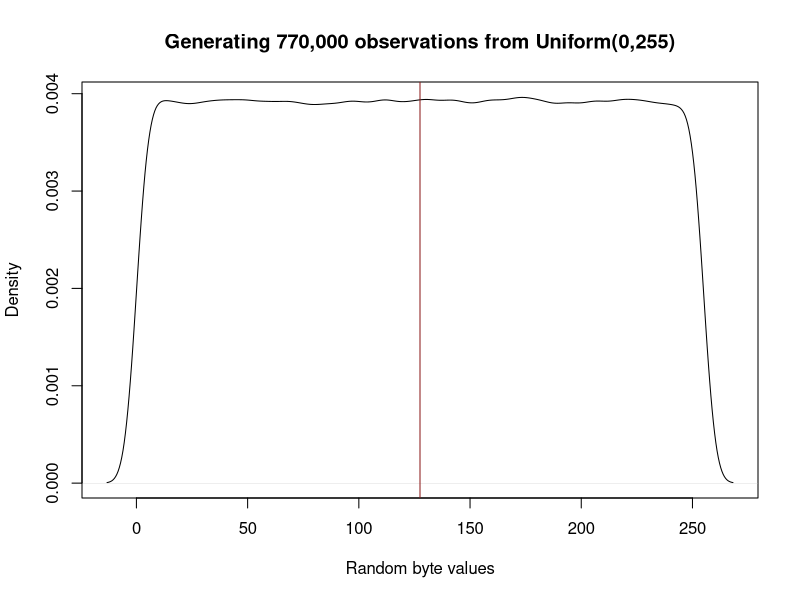
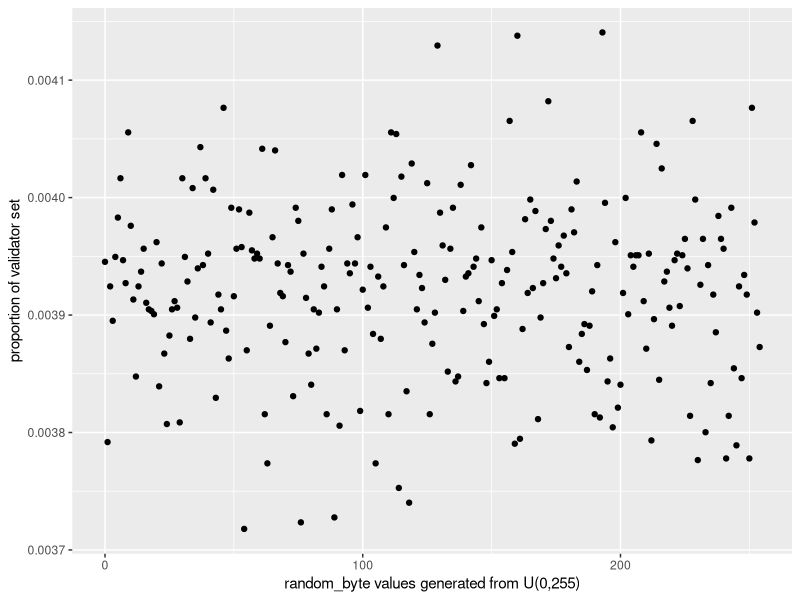
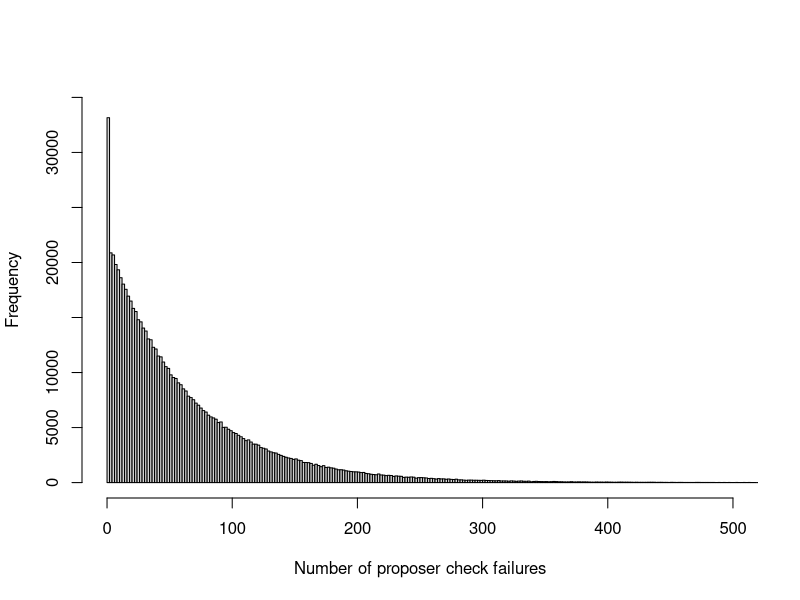
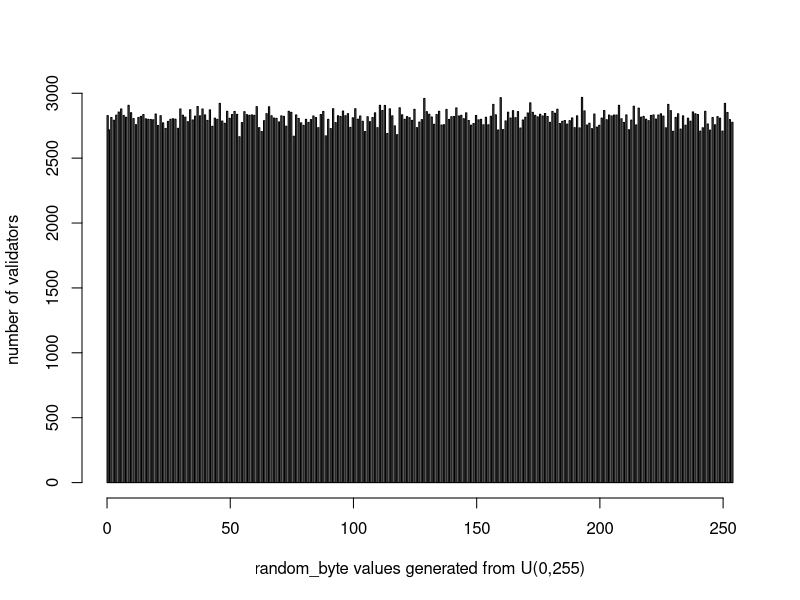
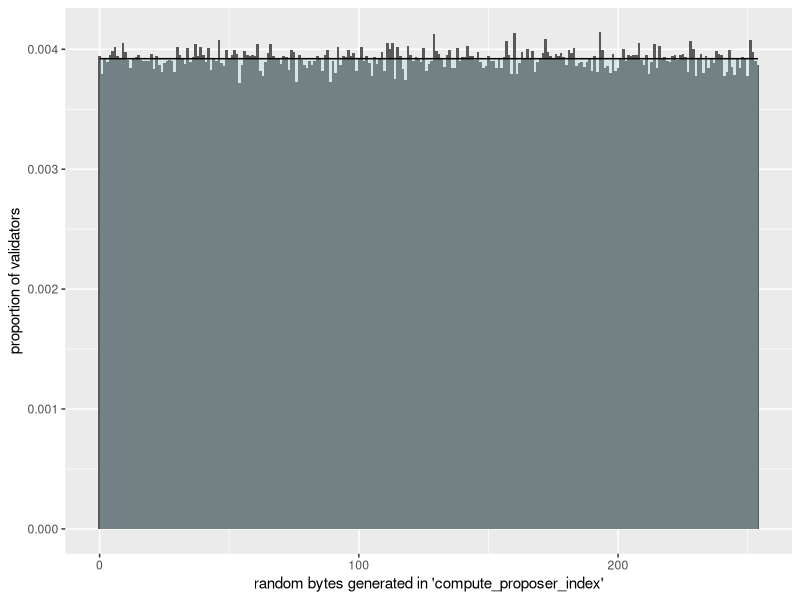
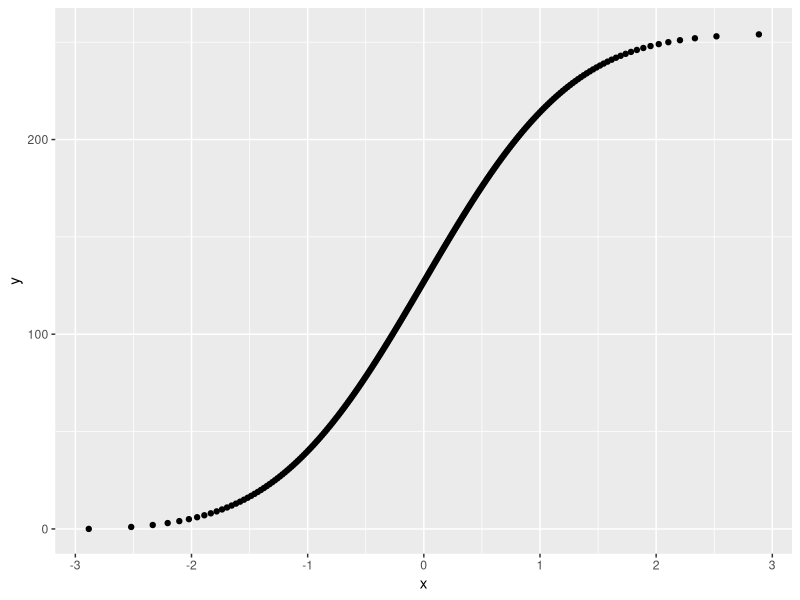
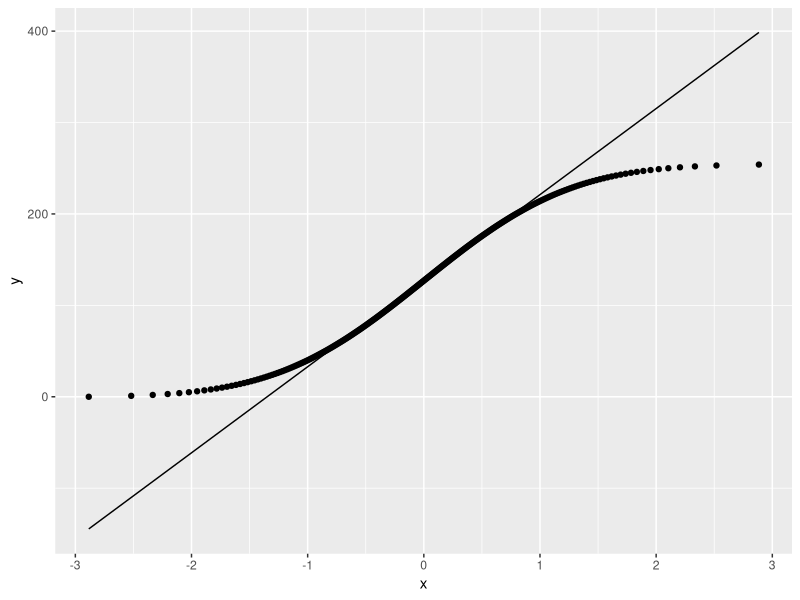
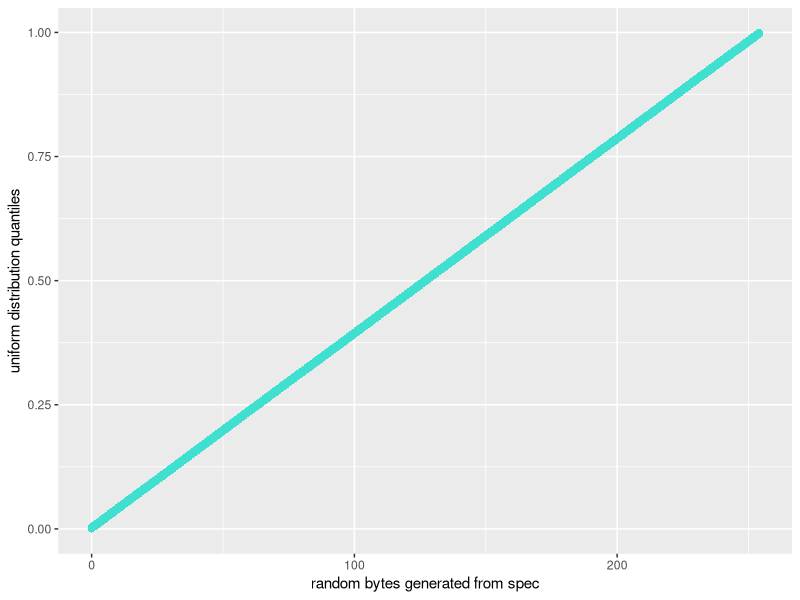

Source code (R) for these figures, in order:
## ---- chunk 1
library(data.table)
library(ggplot2)
#library(glue)          # Not really using glue in this Notebook, but it is useful!
#library(jsonlite)
library(knitr)
library(lubridate)
library(rmarkdown)
library(skimr)
library(tidyverse)

options(digits=10)
options(scipen = 999) 

# See knit options in https://www.r-bloggers.com/2021/03/default-knitr-options-and-hooks/ 
knitr::opts_chunk$set(dpi = if (knitr::is_latex_output()) 72 else 300,
                      echo=FALSE)
## ---- chunk 2
set.seed(1)

random_byte_values <- runif(770000,0,255)

plot(density(random_byte_values),
     main="Generating 770,000 observations from Uniform(0,255)", xlab("Random byte values") ) 
     
# abline(v=127.5, col = "steelblue")
# abline(v=127.5, col = "springgreen4")
abline(v=127.5, col = "firebrick4")

# Expected mean = 255/2 = 127.5 and the variance is (b-a)^2 / 12 = (255^2)/12 = 5,418.75

# Probability that a validator is selected as a proposer for the next block, given that their candidate index is the current one being checked:
# P(random_byte >= (255*EB) \ MaxEB)
## ---- chunk 3
set.seed(1)

random_byte_values <- runif(716800,0,255)
## ----------------------------------------------
r_int <- floor(random_byte_values)
x <- seq(0,255,1)
r <- data.frame(r_int)

df <- r %>%
  group_by(r_int) %>%
  summarise(y = n()) %>%
  arrange(r_int)

df <- df %>%
  mutate(prob = y/sum(y))

head(df)
     
ggplot(data=df, aes(x=r_int,y=prob))  +
  xlab("random_byte values generated from U(0,255)") +
  ylab("proportion of validator set") +
  geom_point()  
ggsave("/Users/sandra/data/rig/plots/random-values-generated.png") 


## ---- chunk 4
## Example scenarios: SCENARIO 1
#  ------------------
# Here we do the same as the previous chunk, but with a slightly smaller validator set (716,800) to make the calculations simpler

set.seed(1)

random_byte_values <- runif(716800,0,255)

png(filename="/Users/sandra/data/rig/plots/validator-indices-density.png")

validator_indices_density <- plot(density(random_byte_values),
     main="Generating 716,800 values from Uniform(0,255)", xlab("Random byte values") ) 
     
# abline(v=127.5, col = "steelblue")
# abline(v=127.5, col = "springgreen4")
abline(v=127.5, col = "firebrick4")

dev.off()

# Expected mean = 255/2 = 127.5 and the variance is (b-a)^2 / 12 = (255^2)/12 = 5,418.75, SE = 73.61

# Probability that a validator is selected as a proposer for the next block, given that their candidate index is the current one being checked:
# P(random_byte >= (255*EB) \ MaxEB)
# Scenario 1: All validators are solo stakers
# -------------------------------------------
validator_idx <- seq(0,716799)
proposers_scenario_1_DF <- data.table(validator_idx, random_byte_values)
proposers_scenario_1_DF_MaxEB <- proposers_scenario_1_DF %>%
  mutate(selected = case_when(
      random_byte_values <= (255*32)/2048 ~ "yes",
      TRUE ~ "no")
    )
maxeb_solo <- proposers_scenario_1_DF_MaxEB %>% 
  count(selected)

proposers_scenario_1_DF_current <- proposers_scenario_1_DF %>%
  mutate(selected = case_when(
      random_byte_values <= (255*32)/32 ~ "yes",
      TRUE ~ "no")
    )

current_solo <- proposers_scenario_1_DF_current %>% 
  count(selected)


# Note: geom_col() to use the bar to represent the values in the data
# ----  geom_bar() makes the height of the bar proportional to the number of cases in each group

current_solo_barchart <- ggplot(data=current_solo) + 
  geom_col(aes(x=selected, y=n, fill=selected)) +
  scale_fill_manual(values=c("turquoise2","white")) +
  xlab("Was candidate index selected as proposer?") +
  ylab("Number of validators") 
ggsave("/Users/sandra/data/rig/plots/current-solo-barchart.png")

maxeb_solo_barchart <- ggplot(data=maxeb_solo) + 
  geom_col(aes(x=selected, y=n, fill=selected)) +
  xlab("Was candidate index selected as proposer?") +
  ylab("Number of validators") 
ggsave("/Users/sandra/data/rig/plots/maxeb-solo-barchart.png")

# Check to see which validator indices were set to "accept"
# ----------------------------------------------------------
selected_validators <- proposers_scenario_1_DF_MaxEB[which(proposers_scenario_1_DF_MaxEB$selected=='yes')]   # 
first_selected_validator <- selected_validators$validator_idx[1]           ## >>> This was 26, so not a big deal really!!

## ---- chunk 5
set.seed(5394)

random_byte_values <- runif(311584,0,255)

# Scenario 3: Mixture of validators
# -------------------------------------------
validator_idx <- seq(0,311583)
proposer_types <-c(rep(c("A"), times=3360),
                   rep(c("B"), times=7168),
                   rep(c("C"), times=14336),
                   rep(c("D"), times=71680),
                   rep(c("E"), times=215040))

proposers_scenario_3_DF_ordered <- data.table(validator_idx, random_byte_values, proposer_types)
proposers_scenario_3_DF_shuffled <- proposers_scenario_3_DF_ordered %>%
  mutate(shuffled_proposer_types = sample(proposer_types)) %>%
  mutate(selected = case_when(
      (shuffled_proposer_types == "A") & (random_byte_values <= (255*2048)/2048) ~ "yes",
      (shuffled_proposer_types == "B") & (random_byte_values <= (255*320)/2048) ~ "yes",
      (shuffled_proposer_types == "C") & (random_byte_values <= (255*156)/2048) ~ "yes",
      (shuffled_proposer_types == "D") & (random_byte_values <= (255*64)/2048) ~ "yes",
      (shuffled_proposer_types == "E") & (random_byte_values <= (255*32)/2048) ~ "yes",
      TRUE ~ "no")
    )

scenario_3_count <- proposers_scenario_3_DF_shuffled %>% 
  group_by(shuffled_proposer_types) %>%
  count(selected)

scenario3_barchart <- ggplot(data=scenario_3_count) + 
#  geom_col(aes(x=shuffled_proposer_types,y=n, fill=selected)) +
  geom_col(aes(x=shuffled_proposer_types,y=n,  fill=selected), position = "dodge") +
  xlab("Was candidate index selected as proposer?") +
  ylab("Number of validators") 

ggsave("/Users/sandra/data/rig/plots/scenario3_barchart.png")

# Check if there is another way of showing the relative yes to no selections...
# scenario3_barchart2 <- ggplot(data=scenario_3_count) + 
#   geom_bar(aes(x=shuffled_proposer_types, fill=selected), position = "dodge") +
#   xlab("Was candidate index selected as proposer?") +
#   ylab("Number of validators") 

#ggsave("/Users/sandra/data/rig/plots/scenario3_barchart2.png")

# Check to see which validator indices were set to "accept"
# ----------------------------------------------------------
selected_validators_scenario_3 <- proposers_scenario_3_DF_shuffled[which(proposers_scenario_3_DF_shuffled$selected=='yes')]   # 
first_selected_validator_scenario_3 <-selected_validators_scenario_3[1] %>%
  select(validator_idx,proposer_type=shuffled_proposer_types,selected)                  ## validator index = 0, and proposer type = B

# Run simulations to see what happens over time


# Note that in scenario 3, the apart from the change in the probability of a candidate index being selected as a proposer, the probability of being selected if you are a fully consolidated validator is hugely reduced. In this example we have the probability of being the candidate index as 3,360/311,584 = 0.0108 - approx 1.08%
# In summary - I will include a table in the document to show how the dynamics change for this scenario.
# 
## ---- chunk 6
x <- c(32, 64, 160, 320, 960, 2048)
y <- c(0.015625, 0.03125, 0.078125, 0.15625, 0.46875, 1.00)

proposer_check <- data.frame(x,y)

proposer_check_graph <- ggplot(data=proposer_check, aes(x=x,y=y)) +
                        geom_line() +
                        xlab("validator effective balance") +
                        ylab("probability of passing proposer check") +
                        xlim(32,2048) +
                        ylim(0,1) +
                        geom_segment(aes(x = 32, y = 0, xend = 32, yend = 0.015625, colour="firebrick"))
proposer_check_graph <- proposer_check_graph +
                        geom_segment(aes(x = 64, y = 0, xend = 64, yend = 0.03125, colour="turquoise")) 
proposer_check_graph <- proposer_check_graph +
                        geom_segment(aes(x = 160, y = 0, xend = 160, yend = 0.078125, colour="gold"))
proposer_check_graph <- proposer_check_graph +
                        geom_segment(aes(x = 320, y = 0, xend = 320, yend = 0.15625, colour="grey")) 
proposer_check_graph <- proposer_check_graph +
                        geom_segment(aes(x = 960, y = 0, xend = 960, yend = 0.46875, colour="green4"))
proposer_check_graph <- proposer_check_graph +
                        geom_segment(aes(x = 2048, y = 0, xend = 2048, yend = 1, colour="pink")) 
proposer_check_graph <- proposer_check_graph +
                        labs(colour="Validator\nConsolidation") +
                        scale_colour_manual(labels = c("32 ETH", "64 ETH", "160 ETH", "320 ETH", "960 ETH", "2,048 ETH"), 
                                          values = c("firebrick", "turquoise", "gold", "grey", "green4", "pink"))

# The order of the segments appear incorrectly!! Not sure why??? 

# ANSWER!!! used aes, e.g. geom_segment(aes(x = 2048, y = 0, xend = 2048, yend = 1, colour="pink")) & aes does lazy evaluation - changed code & thought it was working as desired, but then there was no legend :(

ggsave("/Users/sandra/data/rig/plots/proposer_check_graph.png")
## ---- chunk 7
n = 716800       # number of draws 
size = 1         # number of successes
prob = 0.015625  # probability of success
negative_bin <- rnbinom(n, size, prob)

median_failures <- median(negative_bin)

# probability of fewer than 100 failures
pnbinom(c(100), size, prob, lower.tail = TRUE, log.p = FALSE)

# probability of more than 100 failures
pnbinom(c(100,200,300,400), size, prob, lower.tail = FALSE, log.p = FALSE)

hist(negative_bin,                                         
     breaks = 500,
     main = "",
     xlab='Number of proposer check failures',
     xlim=c(0,500),
     ylim = c(0,35000))


## ---- chunk 8
## ===========================================================
## This histogram uses frequency for the y-axis
## ===========================================================
set.seed(1)

random_integers <- floor(runif(716800, 0, 255))

hist(random_integers,                                         
     breaks = 500,
     main = "",
     xlab='random_byte values generated from U(0,255)',
     ylab='number of validators'
     ) 


# Plot the random integers generated by the spec & overlay a uniform distribution
# Copied to public repo :)
# -------------------------------------------------------------------------------
transparentlightblue <- rgb(173,216,230,max = 255, alpha = 80) # using transparent colour for uniform dist

ggplot(r, aes(x=r_int)) + geom_histogram(bins = 255, aes(y=..density..)) +
   stat_function(fun = dunif, args = list(min = 0, max = 255), geom = "area", 
                  fill = transparentlightblue) + 
    stat_function(fun = dunif, args = list(min = 0, max = 255)) +
  xlab("random bytes generated in 'compute_proposer_index'") +
  ylab("proportion of validators")

ggsave("/Users/sandra/data/rig/plots/random-integers-and-uniform.png")

## ---- chunk 9
set.seed(1)

random_byte_values <- runif(716800,0,255)
## ----------------------------------------------
r_int <- floor(random_byte_values)
x <- seq(0,255,1)
r <- data.frame(r_int)

df <- r %>%
  group_by(r_int) %>%
  summarise(y = n()) %>%
  arrange(r_int)

ggplot(df, aes(sample = r_int)) +
  stat_qq() + stat_qq_line() +
  ylim(0,255)

library(lattice)

ggplot(df, aes(sample = r_int)) +
  stat_qq() +                         # Default dist is nornal
  stat_qq_line()

# =======================
# Flipped coordinates :D
# NOTE: qplot has been deprecated, so need to use ggplot instead
# ========================
qplot(sample = r_int, distribution = qunif, 
  xlab = "uniform distribution quantiles",
  ylab= "random bytes generated from spec",
  colour = I("turquoise")) +
  stat_qq_line(distribution = qunif((1/256),min = 0, max = 255,lower.tail = FALSE, log.p = FALSE), aes(colour="black")) +
#  geom_qq_line(sample=runif(1000,0,255)) +
  coord_flip()                                    # Need to try to fit the actual Q-Q line for a uniform distribution! 

 # geom_line(x=r_int, )

# Using ggplot instead (above is deprecated)
# ------------------------------------------
p <- 1/256

gg_eg <- ggplot(r, aes(sample=r_int)) +    
  stat_qq(distribution = qunif(p,0,255))

# Running now
# ------------
# --------
p <- 1/256
p_eg <- ggplot(r, aes(sample = r_int), group = 1) + ylim(0,255)
p_eg + stat_qq(distribution=qunif, colour = "turquoise")  # no errors
#p_eg + stat_qq(distribution=qunif, colour = "turquoise") + stat_qq_line(distribution = qunif) # ERROR:[38;5;232m`geom_path()`: Each group consists of only one observation.
#p_eg + stat_qq(distribution=qunif, colour = "turquoise") + stat_qq_line(distribution=qunif,colour = "black") # errors
#p_eg + stat_qq(distribution=qunif,geom="line", size=0.5) + stat_qq_line(distribution=qunif, dparams = c(1/256,0,255))
# =====>
# Same errors as above for geom_.. functions !!
p_eg <- ggplot(r, aes(sample = r_int), group = 1) + ylim(0,255)
p_eg + geom_qq(distribution=qunif, colour = "turquoise")  # no errors
#p_eg + geom_qq(distribution=qunif, colour = "turquoise") + geom_qq_line(distribution = qunif) # ERROR:[38;5;232m`geom_path()`:

# Posted code below for generating the Q-Q plot to the public repo
# ----------------------------------------------------------------
ggplot() +
  geom_qq(data=r, aes(sample=r_int), colour = "turquoise", distribution=qunif) +
  geom_abline(slope=255,intercept=0) +
  coord_flip()

ggsave(ggsave("/Users/sandra/data/rig/plots/random-integers-QQ.png"))
